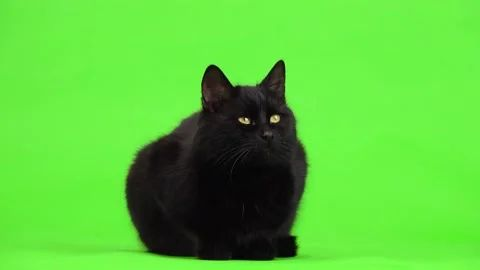
#> input picture s4/cat.jpg, 480 x 270 px, found by its file name
$ jupyter execute 'procesamiento_imágenes_cat-s4.ipynb'   (older library calls are emulated)
#> lines starting #> are read from the running program, lines starting #| are printed output that depends on the picture; after the words box and inside, x2 and y2 are one past the last pixel; in counts of white or black regions, pixels touching at a corner belong together
[cell 1]
import cv2
import numpy as np
from google.colab.patches import cv2_imshow  # Para mostrar imágenes en Google Colab
from google.colab import files  # Para cargar imágenes desde el sistema local en Google Colab

'''# Función para cargar la imagen del gato desde el sistema local en Google Colab
def cargar_imagen():
    uploaded = files.upload()
    for filename in uploaded.keys():
        imagen = cv2.imread(filename)
    return imagen'''


# Paso 1: Cargar la imagen del gato
#imagen_gato = cargar_imagen()
imagen_gato = cv2.imread('/content/drive/MyDrive/Universidad EAFIT/Ingeniería Agronómica/2024-1/Visión por Computador en la Agricultura - IA0105/cat.jpg')
#> imagen_gato is the input picture: shape (270, 480, 3); mean B, G, R 58.6, 198.2, 90.2

cv2_imshow(imagen_gato)  # Mostrar la imagen original del gato

# Paso 2: Cambiar el color de fondo de la imagen
nuevo_fondo = np.zeros_like(imagen_gato)  # Definir un fondo negro

# Función para obtener la máscara del gato
# Función para obtener la máscara del gato
def obtener_mascara_gato(imagen):
    # gato está en formato BGR negro fondo es verde
    # definir máscara los píxeles negros (gato)
    negro_bajo = np.array([0, 0, 0])  # Umbral para píxeles negros (gato)
    negro_alto = np.array([50, 50, 50])

    mascara = cv2.inRange(imagen, negro_bajo, negro_alto)  # Generar la máscara
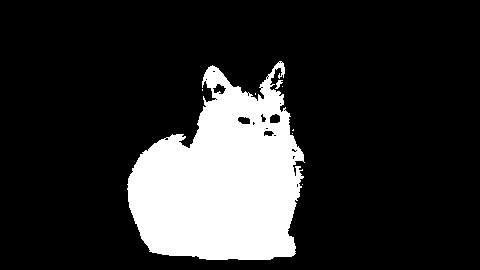
#> mascara: shape (270, 480); 18.1% white; 8 white regions (6 under 20 px), largest, box (x1, y1, x2, y2) and area: (127, 61, 305, 260) 23395, (275, 80, 283, 89) 36
    return mascara


# Obtener la máscara del gato
mascara_gato = obtener_mascara_gato(imagen_gato)

# Combinar el gato con el nuevo fondo
mascara_expandida = cv2.merge([mascara_gato] * 3)  # Expandir la máscara a tres capas
imagen_con_nuevo_fondo = np.where(mascara_expandida, imagen_gato, nuevo_fondo)
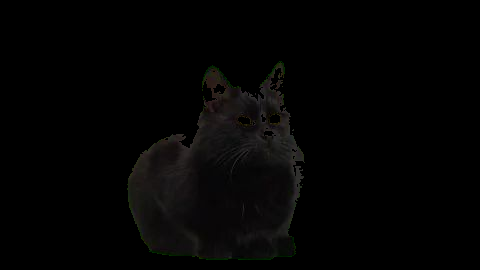
#> imagen_con_nuevo_fondo: shape (270, 480, 3); mean of channels 0, 1, 2 3.1, 3.4, 3.6; drawn as B, G, R

# Mostrar la imagen con el nuevo fondo
cv2_imshow(imagen_con_nuevo_fondo)

# Paso 3: Implementar los operadores de punto (brillo y contraste)
# Ajustar el brillo y el contraste
brillo = 50
contraste = 1.5
imagen_brillo_contraste = np.clip(contraste * imagen_gato + brillo, 0, 255).astype(np.uint8)
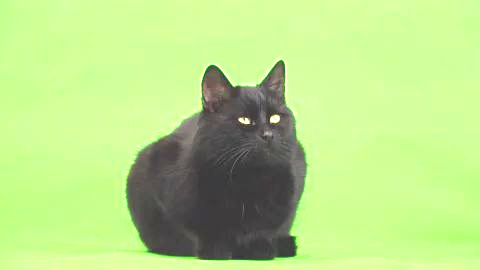
#> imagen_brillo_contraste: shape (270, 480, 3); mean B, G, R 137.7, 220.9, 185

# Mostrar la imagen con el brillo y contraste ajustados
cv2_imshow(imagen_brillo_contraste)

# Paso 4: Implementar el operador Sobel
# Convertir la imagen a escala de grises
imagen_gris = cv2.cvtColor(imagen_gato, cv2.COLOR_BGR2GRAY)
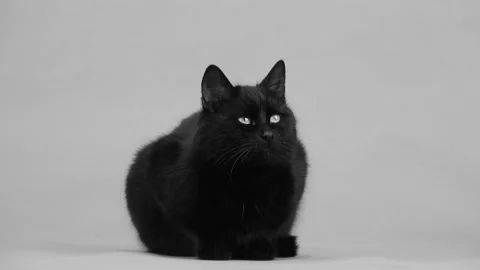
#> imagen_gris: shape (270, 480); min 0, max 240, mean 150
# Aplicar el operador Sobel
sobel_x = cv2.Sobel(imagen_gris, cv2.CV_64F, 1, 0, ksize=3)
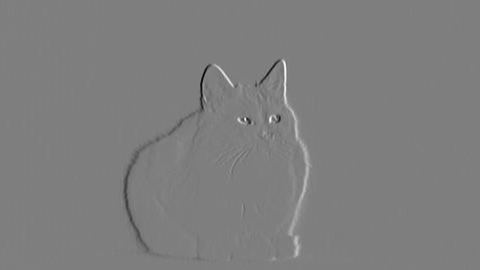
#> sobel_x: shape (270, 480) float64; min -692, max 698, mean 0.1; drawn with min black and max white
sobel_y = cv2.Sobel(imagen_gris, cv2.CV_64F, 0, 1, ksize=3)
# Combinar las magnitudes de los gradientes
magnitud_gradiente = np.sqrt(sobel_x**2 + sobel_y**2)
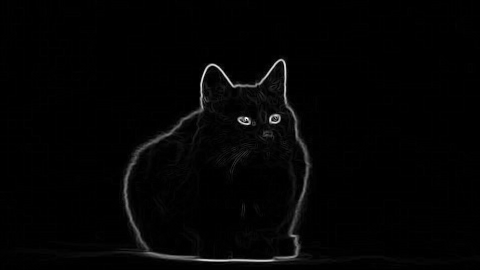
#> magnitud_gradiente: shape (270, 480) float64; min 0, max 770.3, mean 11.8; drawn with min black and max white
magnitud_gradiente = np.uint8(magnitud_gradiente)
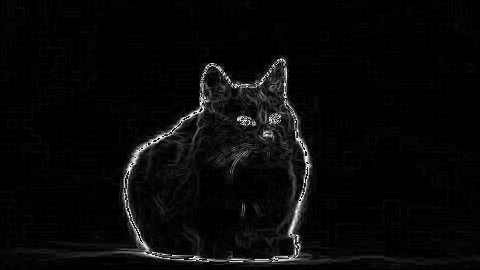
#> magnitud_gradiente: shape (270, 480); min 0, max 255, mean 8.5
# Mostrar la imagen con los bordes resaltados usando el operador Sobel
cv2_imshow(magnitud_gradiente)
